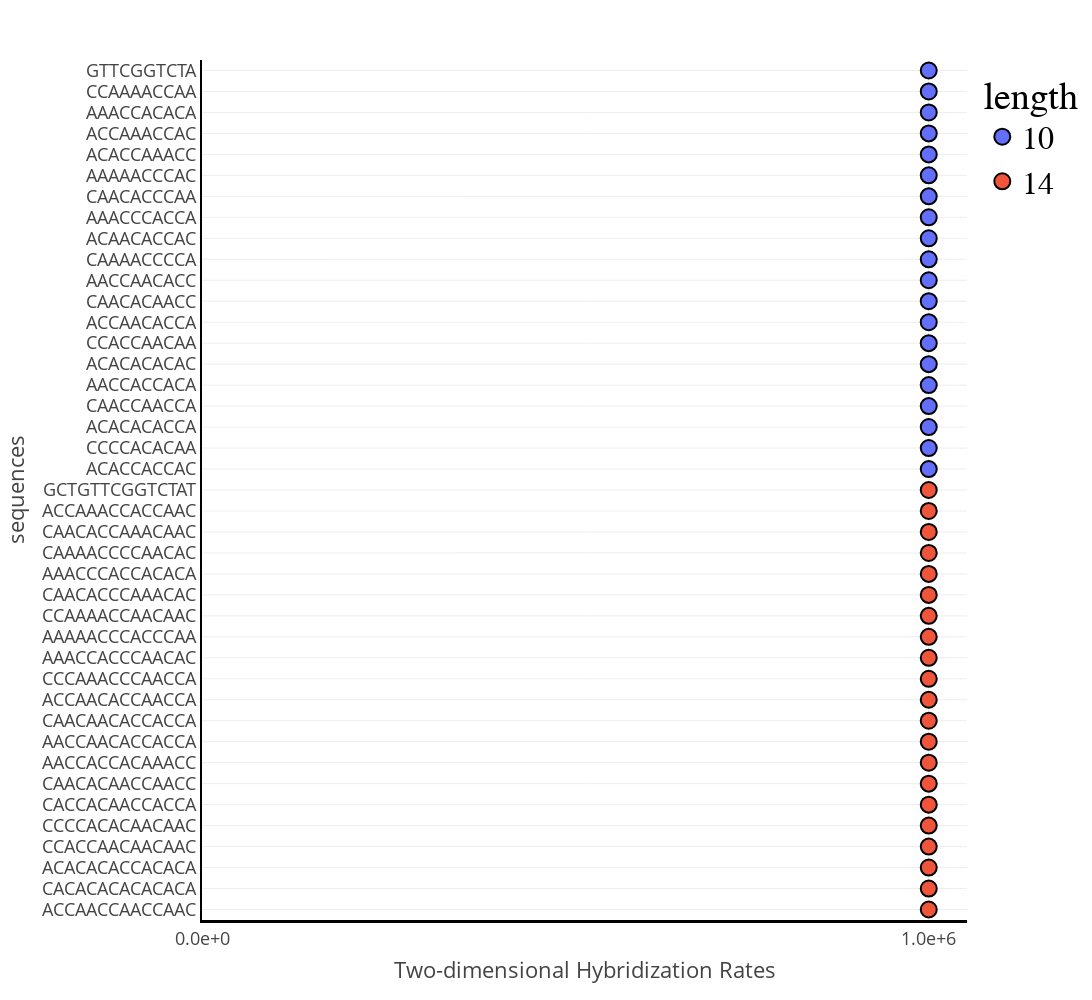

The notebook cell saved with this chart:
### Code cell
import plotly.express as px 

data['length'] = [str(len(d)) for d in data['sequences']]
fig = px.scatter(data,y='sequences', x='computational', color='length')
fig.update_layout(width = 1200,
                  height = 1000,
                  template = 'presentation',
                  scattermode='group',
                  xaxis_title="Two-dimensional Hybridization Rates",
                  xaxis=dict(tickmode = 'linear',
                            #  tickvals = [2e7,2.5e7,3e7,3.5e7,4e7,4.5e7,5e7],
                             nticks=10,
                             tick0=0,
                             dtick=1e6,
                             tickformat=".1e",
                             linecolor='black',
                             automargin=True,
                             linewidth=3,
                             minor=dict(dtick=3,tick0=0)),
                  yaxis=dict(tickmode='linear',
                             dtick=1,
                             autorange='reversed',
                             automargin=True,
                             linecolor='black',
                             linewidth=2),
                  legend = dict(
                            font = dict(family='Courier',
                                        size=32,
                                        color='black')))

fig.update_xaxes(showexponent='none')

fig.update_traces(marker=dict(size=16,
                              line=dict(width=2,
                                        color='black'
                              )))
fig.show()

### Figure 1 — Plotly figure (JSON) as saved in the notebook; plotly's stock layout.template omitted (floating-point values rounded to 4 significant figures)
{"data": [{"hovertemplate": "length=10<br>computational=%{x}<br>sequences=%{y}<extra></extra>", "legendgroup": "10", "marker": {"color": "#636efa", "line": {"color": "black", "width": 2}, "size": 16, "symbol": "circle"}, "mode": "markers", "name": "10", "orientation": "h", "showlegend": true, "type": "scatter", "x": [1000000, 1000000, 1000000, 1000000, 1000000, 1000000, 1000000, 1000000, 1000000, 1000000, 1000000, 1000000, 1000000, 1000000, 1000000, 1000000, 1000000, 1000000, 1000000, 1000000], "xaxis": "x", "y": ["GTTCGGTCTA", "CCAAAACCAA", "AAACCACACA", "ACCAAACCAC", "ACACCAAACC", "AAAAACCCAC", "CAACACCCAA", "AAACCCACCA", "ACAACACCAC", "CAAAACCCCA", "AACCAACACC", "CAACACAACC", "ACCAACACCA", "CCACCAACAA", "ACACACACAC", "AACCACCACA", "CAACCAACCA", "ACACACACCA", "CCCCACACAA", "ACACCACCAC"], "yaxis": "y"}, {"hovertemplate": "length=14<br>computational=%{x}<br>sequences=%{y}<extra></extra>", "legendgroup": "14", "marker": {"color": "#EF553B", "line": {"color": "black", "width": 2}, "size": 16, "symbol": "circle"}, "mode": "markers", "name": "14", "orientation": "h", "showlegend": true, "type": "scatter", "x": [1000000, 1000000, 1000000, 1000000, 1000000, 1000000, 1000000, 1000000, 1000000, 1000000, 1000000, 1000000, 1000000, 1000000, 1000000, 1000000, 1000000, 1000000, 1000000, 1000000, 1000000], "xaxis": "x", "y": ["GCTGTTCGGTCTAT", "ACCAAACCACCAAC", "CAACACCAAACAAC", "CAAAACCCCAACAC", "AAACCCACCACACA", "CAACACCCAAACAC", "CCAAAACCAACAAC", "AAAAACCCACCCAA", "AAACCACCCAACAC", "CCCAAACCCAACCA", "ACCAACACCAACCA", "CAACAACACCACCA", "AACCAACACCACCA", "AACCACCACAAACC", "CAACACAACCAACC", "CACCACAACCACCA", "CCCCACACAACAAC", "CCACCAACAACAAC", "ACACACACCACACA", "CACACACACACACA", "ACCAACCAACCAAC"], "yaxis": "y"}], "layout": {"height": 1000, "legend": {"font": {"color": "black", "family": "Courier", "size": 32}, "title": {"text": "length"}, "tracegroupgap": 0}, "margin": {"t": 60}, "scattermode": "group", "width": 1200, "xaxis": {"anchor": "y", "automargin": true, "domain": [0, 1], "dtick": 1000000, "linecolor": "black", "linewidth": 3, "minor": {"dtick": 3, "tick0": 0}, "nticks": 10, "showexponent": "none", "tick0": 0, "tickformat": ".1e", "tickmode": "linear", "title": {"text": "Two-dimensional Hybridization Rates"}}, "yaxis": {"anchor": "x", "automargin": true, "autorange": "reversed", "domain": [0, 1], "dtick": 1, "linecolor": "black", "linewidth": 2, "tickmode": "linear", "title": {"text": "sequences"}}}}
